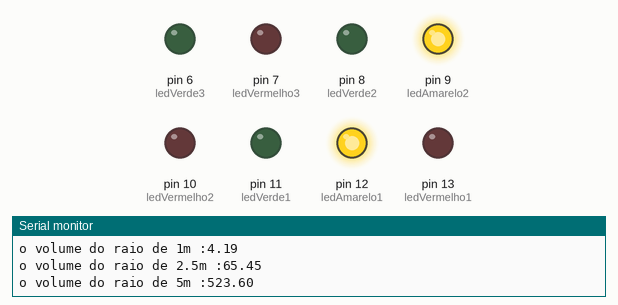
Bench run of a sketch on a simulated Arduino Uno, built with avr-gcc and run on an emulated ATmega328P. Shown: output pins drawn as LEDs (lit = HIGH), the last lines printed to the serial monitor.

Above: at 0.11 s.
At 1.12 s:
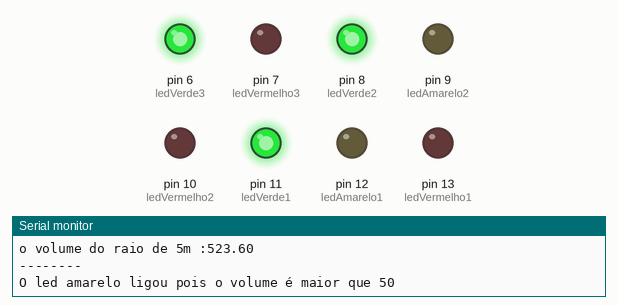
At 2.73 s:
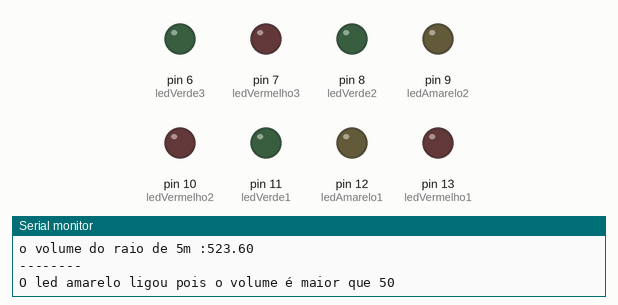
Timing chart, 0 to 3.0 s (numbered marks = the images above):
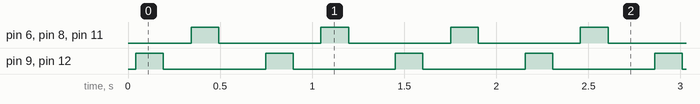

The sketch:

Exercicio_2AB.ino
```cpp
// Aula de 30/08/2023
// Exercicio-2
/* Lista de atividades:

a) Elabore um programa para o cálculo e impressão no monitor serial do volume
de uma esfera de raio R.
A formula do cálculo é: 𝑉 = (4𝜋𝑅^3)/3 (raio ao cubo!)
Considere pi = 3.14
Mande imprimir na serial o valor dos 3 volumes para raios de 1m ; 2.5m e 5m.
Cuide com o uso de variáveis tipo inteira ou real (ponto flutuante).

**Atenção:
- Use variáveis para a definição dos nomes dos LEDs e do tempo de piscada.
- Verifique no shield o nº dos pinos de cada LED.
- Salvar o arquivo como "Exercicio-2A".

b) Agora que vc tem o valor dos 3 volumes calculados, crie um estrutura condicional que faça todos os leds vermelhos
piscarem se a V1 for maior que 10, faça todos os ledes amarelos piscarem se o V2 for maior que 50 e faça todos os leds
verdes piscarem se o V3 for maior que 300
- Salvar o arquivo como "Exercicio-2B".

Use a estrutura base abaixo para iniciar a programação.
*/
int a = 1;
float b = 2.5;
int c = 5;

float pi = 3.14159265359;

int ledVermelho1 = 13;
int ledVermelho2 = 10;
int ledVermelho3 = 7;

int ledAmarelo1 = 12;
int ledAmarelo2 = 9;

int ledVerde1 = 11;
int ledVerde2 = 8;
int ledVerde3 = 6;

int tempoEspera = 150;


float calculoVolume1 = (((4*pi)*(pow(a,3)))/3);
float calculoVolume2 = (((4*pi)*(pow(b,3)))/3);
float calculoVolume3 = (((4*pi)*(pow(c,3)))/3);

void setup(){
	Serial.begin(9600);
	pinMode(ledVermelho1,OUTPUT);
  	pinMode(ledVermelho2,OUTPUT);
  	pinMode(ledVermelho3,OUTPUT);

  	pinMode(ledAmarelo1,OUTPUT);
  	pinMode(ledAmarelo2,OUTPUT);

  	pinMode(ledVerde1,OUTPUT);
  	pinMode(ledVerde2,OUTPUT);
  	pinMode(ledVerde3,OUTPUT);

}

void loop(){
    Serial.println("--------");
    Serial.print("o volume do raio de 1m :");
    Serial.println(calculoVolume1);
    Serial.print("o volume do raio de 2.5m :");
    Serial.println(calculoVolume2);
    Serial.print("o volume do raio de 5m :");
    Serial.println(calculoVolume3);

  if ( calculoVolume1 > 10 ){
  		digitalWrite(ledVermelho1, HIGH);
    	digitalWrite(ledVermelho2, HIGH);
    	digitalWrite(ledVermelho3, HIGH);
    	delay(tempoEspera);
    	digitalWrite(ledVermelho1, LOW);
    	digitalWrite(ledVermelho2, LOW);
    	digitalWrite(ledVermelho3, LOW);
    	delay(tempoEspera);
      Serial.println("--------");
      Serial.println("O led vermelho ligou pois o volume é maior que 10");

  }if (calculoVolume2 > 50){
   		digitalWrite(ledAmarelo1, HIGH);
    	digitalWrite(ledAmarelo2, HIGH);
    	delay(tempoEspera);
     	digitalWrite(ledAmarelo1, LOW);
    	digitalWrite(ledAmarelo2, LOW);
    	delay(tempoEspera);
      Serial.println("--------");
      Serial.println("O led amarelo ligou pois o volume é maior que 50");

  }if (calculoVolume3 > 300){
   		digitalWrite(ledVerde1, HIGH);
    	digitalWrite(ledVerde2, HIGH);
    	digitalWrite(ledVerde3, HIGH);
    	delay(tempoEspera);
    	digitalWrite(ledVerde1, LOW);
    	digitalWrite(ledVerde2, LOW);
    	digitalWrite(ledVerde3, LOW);
		  delay(tempoEspera);
      Serial.println("--------");
      Serial.println("O led verde ligou pois o volume é maior que 300");
  }
}
```

Measured:
- by itself, pin 6 (ledVerde3), pin 8 (ledVerde2), pin 9 (ledAmarelo2), pin 11 (ledVerde1), pin 12 (ledAmarelo1): alternates HIGH for 0.15 s and LOW for 0.55 s
- by itself, everything shown: repeats every 0.70 s, in 4 steps
